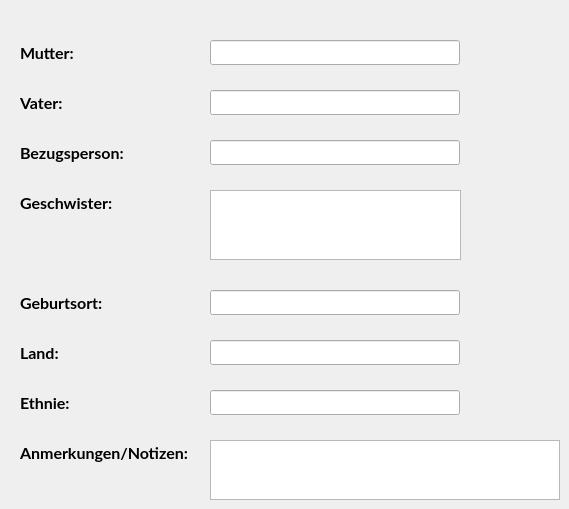
     <widget class="QWidget" name="tab2">
      <attribute name="title">
       <string>Herkunft</string>
      </attribute>
      <widget class="QLineEdit" name="lineEditMother">
       <property name="geometry">
        <rect>
         <x>210</x>
         <y>40</y>
         <width>250</width>
         <height>25</height>
        </rect>
       </property>
       <property name="font">
        <font>
         <family>Lato</family>
         <pointsize>12</pointsize>
         <bold>false</bold>
         <stylestrategy>PreferAntialias</stylestrategy>
         <kerning>true</kerning>
        </font>
       </property>
      </widget>
      <widget class="QLabel" name="labelMother">
       <property name="geometry">
        <rect>
         <x>20</x>
         <y>40</y>
         <width>180</width>
         <height>25</height>
        </rect>
       </property>
       <property name="font">
        <font>
         <family>Lato</family>
         <pointsize>12</pointsize>
         <bold>true</bold>
         <stylestrategy>PreferAntialias</stylestrategy>
         <kerning>true</kerning>
        </font>
       </property>
       <property name="text">
        <string>Mutter:</string>
       </property>
      </widget>
      <widget class="QLineEdit" name="lineEditFather">
       <property name="geometry">
        <rect>
         <x>210</x>
         <y>90</y>
         <width>250</width>
         <height>25</height>
        </rect>
       </property>
       <property name="font">
        <font>
         <family>Lato</family>
         <pointsize>12</pointsize>
         <bold>false</bold>
         <stylestrategy>PreferAntialias</stylestrategy>
         <kerning>true</kerning>
        </font>
       </property>
      </widget>
      <widget class="QLabel" name="labelFather">
       <property name="geometry">
        <rect>
         <x>20</x>
         <y>90</y>
         <width>180</width>
         <height>25</height>
        </rect>
       </property>
       <property name="font">
        <font>
         <family>Lato</family>
         <pointsize>12</pointsize>
         <bold>true</bold>
         <stylestrategy>PreferAntialias</stylestrategy>
         <kerning>true</kerning>
        </font>
       </property>
       <property name="text">
        <string>Vater:</string>
       </property>
      </widget>
      <widget class="QLabel" name="labelReferencePerson">
       <property name="geometry">
        <rect>
         <x>20</x>
         <y>140</y>
         <width>180</width>
         <height>25</height>
        </rect>
       </property>
       <property name="font">
        <font>
         <family>Lato</family>
         <pointsize>12</pointsize>
         <bold>true</bold>
         <stylestrategy>PreferAntialias</stylestrategy>
         <kerning>true</kerning>
        </font>
       </property>
       <property name="text">
        <string>Bezugsperson:</string>
       </property>
      </widget>
      <widget class="QLineEdit" name="lineEditReferencePerson">
       <property name="geometry">
        <rect>
         <x>210</x>
         <y>140</y>
         <width>250</width>
         <height>25</height>
        </rect>
       </property>
       <property name="font">
        <font>
         <family>Lato</family>
         <pointsize>12</pointsize>
         <bold>false</bold>
         <stylestrategy>PreferAntialias</stylestrategy>
         <kerning>true</kerning>
        </font>
       </property>
      </widget>
      <widget class="QLabel" name="labelSiblings">
       <property name="geometry">
        <rect>
         <x>20</x>
         <y>190</y>
         <width>180</width>
         <height>25</height>
        </rect>
       </property>
       <property name="font">
        <font>
         <family>Lato</family>
         <pointsize>12</pointsize>
         <bold>true</bold>
         <stylestrategy>PreferAntialias</stylestrategy>
         <kerning>true</kerning>
        </font>
       </property>
       <property name="text">
        <string>Geschwister:</string>
       </property>
      </widget>
      <widget class="QTextEdit" name="textEditSiblings">
       <property name="geometry">
        <rect>
         <x>210</x>
         <y>190</y>
         <width>251</width>
         <height>70</height>
        </rect>
       </property>
       <property name="font">
        <font>
         <family>Lato</family>
         <pointsize>12</pointsize>
         <bold>false</bold>
         <stylestrategy>PreferAntialias</stylestrategy>
         <kerning>true</kerning>
        </font>
       </property>
      </widget>
      <widget class="QLineEdit" name="lineEditPlaceOfBirth">
       <property name="geometry">
        <rect>
         <x>210</x>
         <y>290</y>
         <width>250</width>
         <height>25</height>
        </rect>
       </property>
       <property name="font">
        <font>
         <family>Lato</family>
         <pointsize>12</pointsize>
         <bold>false</bold>
         <stylestrategy>PreferAntialias</stylestrategy>
         <kerning>true</kerning>
        </font>
       </property>
      </widget>
      <widget class="QLabel" name="labelPlaceOfBirth">
       <property name="geometry">
        <rect>
         <x>20</x>
         <y>290</y>
         <width>180</width>
         <height>25</height>
        </rect>
       </property>
       <property name="font">
        <font>
         <family>Lato</family>
         <pointsize>12</pointsize>
         <bold>true</bold>
         <stylestrategy>PreferAntialias</stylestrategy>
         <kerning>true</kerning>
        </font>
       </property>
       <property name="text">
        <string>Geburtsort:</string>
       </property>
      </widget>
      <widget class="QLineEdit" name="lineEditCountry">
       <property name="geometry">
        <rect>
         <x>210</x>
         <y>340</y>
         <width>250</width>
         <height>25</height>
        </rect>
       </property>
       <property name="font">
        <font>
         <family>Lato</family>
         <pointsize>12</pointsize>
         <bold>false</bold>
         <stylestrategy>PreferAntialias</stylestrategy>
         <kerning>true</kerning>
        </font>
       </property>
      </widget>
      <widget class="QLabel" name="labelCountry">
       <property name="geometry">
        <rect>
         <x>20</x>
         <y>340</y>
         <width>180</width>
         <height>25</height>
        </rect>
       </property>
       <property name="font">
        <font>
         <family>Lato</family>
         <pointsize>12</pointsize>
         <bold>true</bold>
         <stylestrategy>PreferAntialias</stylestrategy>
         <kerning>true</kerning>
        </font>
       </property>
       <property name="text">
        <string>Land:</string>
       </property>
      </widget>
      <widget class="QLabel" name="labelEthnicity">
       <property name="geometry">
        <rect>
         <x>20</x>
         <y>390</y>
         <width>180</width>
         <height>25</height>
        </rect>
       </property>
       <property name="font">
        <font>
         <family>Lato</family>
         <pointsize>12</pointsize>
         <bold>true</bold>
         <stylestrategy>PreferAntialias</stylestrategy>
         <kerning>true</kerning>
        </font>
       </property>
       <property name="text">
        <string>Ethnie:</string>
       </property>
      </widget>
      <widget class="QLineEdit" name="lineEditEthnicity">
       <property name="geometry">
        <rect>
         <x>210</x>
         <y>390</y>
         <width>250</width>
         <height>25</height>
        </rect>
       </property>
       <property name="font">
        <font>
         <family>Lato</family>
         <pointsize>12</pointsize>
         <bold>false</bold>
         <stylestrategy>PreferAntialias</stylestrategy>
         <kerning>true</kerning>
        </font>
       </property>
      </widget>
      <widget class="QTextEdit" name="textEditAncestryNotes">
       <property name="geometry">
        <rect>
         <x>210</x>
         <y>440</y>
         <width>350</width>
         <height>60</height>
        </rect>
       </property>
      </widget>
      <widget class="QLabel" name="labelAncestryNotes">
       <property name="geometry">
        <rect>
         <x>20</x>
         <y>440</y>
         <width>180</width>
         <height>25</height>
        </rect>
       </property>
       <property name="font">
        <font>
         <family>Lato</family>
         <pointsize>12</pointsize>
         <bold>true</bold>
         <stylestrategy>PreferAntialias</stylestrategy>
         <kerning>true</kerning>
        </font>
       </property>
       <property name="text">
        <string>Anmerkungen/Notizen:</string>
       </property>
      </widget>
     </widget>
